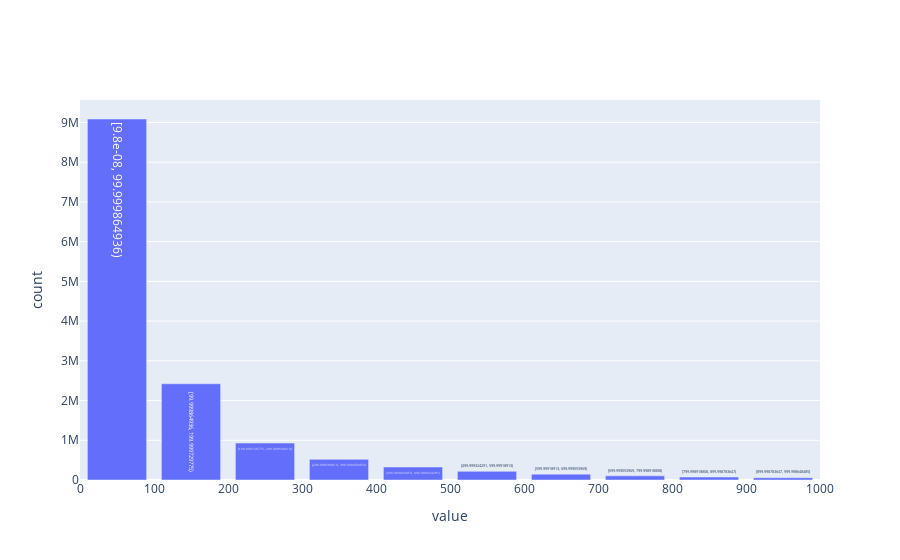

The cell this chart's notebook holds for it:
### Code cell
# Show distribution of transaction dollar amounts
# TODO: Look at distribution in more detail, and see if there are any patterns with which merchants have which dollar amount ranges
transactions_df = spark.read.parquet("../data/curated/full_transactions")
transactions_df = transactions_df.where(F.col("dollar_value") < 1000)
sales_df = transactions_df.to_pandas_on_spark()

sales_df.loc[:, 'dollar_value'].plot.hist()

### Figure 1 — Plotly figure (JSON) as saved in the notebook; plotly's stock layout.template omitted (floating-point values rounded to 4 significant figures)
{"data": [{"hovertemplate": "variable=dollar_value<br>value=%{text}<br>count=%{y}", "name": "dollar_value", "text": ["[9.8e-08, 99.999864936)", "[99.999864936, 199.999729775)", "[199.999729775, 299.999594614)", "[299.999594614, 399.999459453)", "[399.999459453, 499.999324291)", "[499.999324291, 599.99918913)", "[599.99918913, 699.999053969)", "[699.999053969, 799.998918808)", "[799.998918808, 899.998783647)", "[899.998783647, 999.998648485]"], "type": "bar", "x": [50.0, 150.0, 250.0, 350.0, 450.0, 550.0, 650.0, 750.0, 850.0, 950.0], "y": [9087576, 2422357, 929594, 519278, 326705, 217804, 146853, 104102, 74802, 57365]}], "layout": {"barmode": "stack", "xaxis": {"title": {"text": "value"}}, "yaxis": {"title": {"text": "count"}}}}
